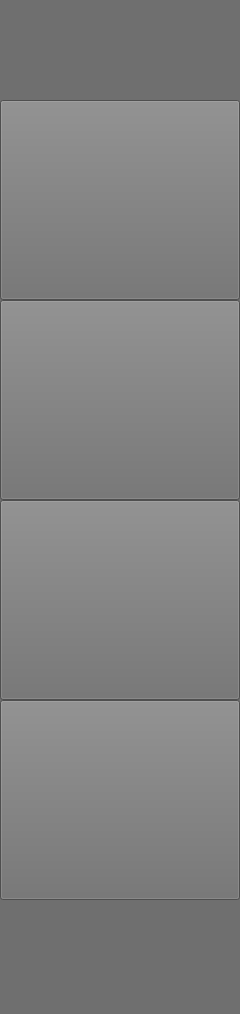
    <widget class="QWidget" name="UI_W_MENU" native="true">
     <property name="minimumSize">
      <size>
       <width>240</width>
       <height>0</height>
      </size>
     </property>
     <property name="maximumSize">
      <size>
       <width>150</width>
       <height>16777215</height>
      </size>
     </property>
     <property name="palette">
      <palette>
       <active>
        <colorrole role="WindowText">
         <brush brushstyle="SolidPattern">
          <color alpha="255">
           <red>0</red>
           <green>0</green>
           <blue>0</blue>
          </color>
         </brush>
        </colorrole>
        <colorrole role="Button">
         <brush brushstyle="SolidPattern">
          <color alpha="255">
           <red>111</red>
           <green>111</green>
           <blue>111</blue>
          </color>
         </brush>
        </colorrole>
        <colorrole role="Light">
         <brush brushstyle="SolidPattern">
          <color alpha="255">
           <red>255</red>
           <green>255</green>
           <blue>255</blue>
          </color>
         </brush>
        </colorrole>
        <colorrole role="Midlight">
         <brush brushstyle="SolidPattern">
          <color alpha="255">
           <red>247</red>
           <green>247</green>
           <blue>247</blue>
          </color>
         </brush>
        </colorrole>
        <colorrole role="Dark">
         <brush brushstyle="SolidPattern">
          <color alpha="255">
           <red>120</red>
           <green>120</green>
           <blue>120</blue>
          </color>
         </brush>
        </colorrole>
        <colorrole role="Mid">
         <brush brushstyle="SolidPattern">
          <color alpha="255">
           <red>160</red>
           <green>160</green>
           <blue>160</blue>
          </color>
         </brush>
        </colorrole>
        <colorrole role="Text">
         <brush brushstyle="SolidPattern">
          <color alpha="255">
           <red>0</red>
           <green>0</green>
           <blue>0</blue>
          </color>
         </brush>
        </colorrole>
        <colorrole role="BrightText">
         <brush brushstyle="SolidPattern">
          <color alpha="255">
           <red>255</red>
           <green>255</green>
           <blue>255</blue>
          </color>
         </brush>
        </colorrole>
        <colorrole role="ButtonText">
         <brush brushstyle="SolidPattern">
          <color alpha="255">
           <red>0</red>
           <green>0</green>
           <blue>0</blue>
          </color>
         </brush>
        </colorrole>
        <colorrole role="Base">
         <brush brushstyle="SolidPattern">
          <color alpha="255">
           <red>111</red>
           <green>111</green>
           <blue>111</blue>
          </color>
         </brush>
        </colorrole>
        <colorrole role="Window">
         <brush brushstyle="SolidPattern">
          <color alpha="255">
           <red>111</red>
           <green>111</green>
           <blue>111</blue>
          </color>
         </brush>
        </colorrole>
        <colorrole role="Shadow">
         <brush brushstyle="SolidPattern">
          <color alpha="255">
           <red>0</red>
           <green>0</green>
           <blue>0</blue>
          </color>
         </brush>
        </colorrole>
        <colorrole role="AlternateBase">
         <brush brushstyle="SolidPattern">
          <color alpha="255">
           <red>247</red>
           <green>247</green>
           <blue>247</blue>
          </color>
         </brush>
        </colorrole>
        <colorrole role="ToolTipBase">
         <brush brushstyle="SolidPattern">
          <color alpha="255">
           <red>255</red>
           <green>255</green>
           <blue>220</blue>
          </color>
         </brush>
        </colorrole>
        <colorrole role="ToolTipText">
         <brush brushstyle="SolidPattern">
          <color alpha="255">
           <red>0</red>
           <green>0</green>
           <blue>0</blue>
          </color>
         </brush>
        </colorrole>
       </active>
       <inactive>
        <colorrole role="WindowText">
         <brush brushstyle="SolidPattern">
          <color alpha="255">
           <red>0</red>
           <green>0</green>
           <blue>0</blue>
          </color>
         </brush>
        </colorrole>
        <colorrole role="Button">
         <brush brushstyle="SolidPattern">
          <color alpha="255">
           <red>111</red>
           <green>111</green>
           <blue>111</blue>
          </color>
         </brush>
        </colorrole>
        <colorrole role="Light">
         <brush brushstyle="SolidPattern">
          <color alpha="255">
           <red>255</red>
           <green>255</green>
           <blue>255</blue>
          </color>
         </brush>
        </colorrole>
        <colorrole role="Midlight">
         <brush brushstyle="SolidPattern">
          <color alpha="255">
           <red>247</red>
           <green>247</green>
           <blue>247</blue>
          </color>
         </brush>
        </colorrole>
        <colorrole role="Dark">
         <brush brushstyle="SolidPattern">
          <color alpha="255">
           <red>120</red>
           <green>120</green>
           <blue>120</blue>
          </color>
         </brush>
        </colorrole>
        <colorrole role="Mid">
         <brush brushstyle="SolidPattern">
          <color alpha="255">
           <red>160</red>
           <green>160</green>
           <blue>160</blue>
          </color>
         </brush>
        </colorrole>
        <colorrole role="Text">
         <brush brushstyle="SolidPattern">
          <color alpha="255">
           <red>0</red>
           <green>0</green>
           <blue>0</blue>
          </color>
         </brush>
        </colorrole>
        <colorrole role="BrightText">
         <brush brushstyle="SolidPattern">
          <color alpha="255">
           <red>255</red>
           <green>255</green>
           <blue>255</blue>
          </color>
         </brush>
        </colorrole>
        <colorrole role="ButtonText">
         <brush brushstyle="SolidPattern">
          <color alpha="255">
           <red>0</red>
           <green>0</green>
           <blue>0</blue>
          </color>
         </brush>
        </colorrole>
        <colorrole role="Base">
         <brush brushstyle="SolidPattern">
          <color alpha="255">
           <red>111</red>
           <green>111</green>
           <blue>111</blue>
          </color>
         </brush>
        </colorrole>
        <colorrole role="Window">
         <brush brushstyle="SolidPattern">
          <color alpha="255">
           <red>111</red>
           <green>111</green>
           <blue>111</blue>
          </color>
         </brush>
        </colorrole>
        <colorrole role="Shadow">
         <brush brushstyle="SolidPattern">
          <color alpha="255">
           <red>0</red>
           <green>0</green>
           <blue>0</blue>
          </color>
         </brush>
        </colorrole>
        <colorrole role="AlternateBase">
         <brush brushstyle="SolidPattern">
          <color alpha="255">
           <red>247</red>
           <green>247</green>
           <blue>247</blue>
          </color>
         </brush>
        </colorrole>
        <colorrole role="ToolTipBase">
         <brush brushstyle="SolidPattern">
          <color alpha="255">
           <red>255</red>
           <green>255</green>
           <blue>220</blue>
          </color>
         </brush>
        </colorrole>
        <colorrole role="ToolTipText">
         <brush brushstyle="SolidPattern">
          <color alpha="255">
           <red>0</red>
           <green>0</green>
           <blue>0</blue>
          </color>
         </brush>
        </colorrole>
       </inactive>
       <disabled>
        <colorrole role="WindowText">
         <brush brushstyle="SolidPattern">
          <color alpha="255">
           <red>120</red>
           <green>120</green>
           <blue>120</blue>
          </color>
         </brush>
        </colorrole>
        <colorrole role="Button">
         <brush brushstyle="SolidPattern">
          <color alpha="255">
           <red>111</red>
           <green>111</green>
           <blue>111</blue>
          </color>
         </brush>
        </colorrole>
        <colorrole role="Light">
         <brush brushstyle="SolidPattern">
          <color alpha="255">
           <red>255</red>
           <green>255</green>
           <blue>255</blue>
          </color>
         </brush>
        </colorrole>
        <colorrole role="Midlight">
         <brush brushstyle="SolidPattern">
          <color alpha="255">
           <red>247</red>
           <green>247</green>
           <blue>247</blue>
          </color>
         </brush>
        </colorrole>
        <colorrole role="Dark">
         <brush brushstyle="SolidPattern">
          <color alpha="255">
           <red>120</red>
           <green>120</green>
           <blue>120</blue>
          </color>
         </brush>
        </colorrole>
        <colorrole role="Mid">
         <brush brushstyle="SolidPattern">
          <color alpha="255">
           <red>160</red>
           <green>160</green>
           <blue>160</blue>
          </color>
         </brush>
        </colorrole>
        <colorrole role="Text">
         <brush brushstyle="SolidPattern">
          <color alpha="255">
           <red>120</red>
           <green>120</green>
           <blue>120</blue>
          </color>
         </brush>
        </colorrole>
        <colorrole role="BrightText">
         <brush brushstyle="SolidPattern">
          <color alpha="255">
           <red>255</red>
           <green>255</green>
           <blue>255</blue>
          </color>
         </brush>
        </colorrole>
        <colorrole role="ButtonText">
         <brush brushstyle="SolidPattern">
          <color alpha="255">
           <red>120</red>
           <green>120</green>
           <blue>120</blue>
          </color>
         </brush>
        </colorrole>
        <colorrole role="Base">
         <brush brushstyle="SolidPattern">
          <color alpha="255">
           <red>111</red>
           <green>111</green>
           <blue>111</blue>
          </color>
         </brush>
        </colorrole>
        <colorrole role="Window">
         <brush brushstyle="SolidPattern">
          <color alpha="255">
           <red>111</red>
           <green>111</green>
           <blue>111</blue>
          </color>
         </brush>
        </colorrole>
        <colorrole role="Shadow">
         <brush brushstyle="SolidPattern">
          <color alpha="255">
           <red>0</red>
           <green>0</green>
           <blue>0</blue>
          </color>
         </brush>
        </colorrole>
        <colorrole role="AlternateBase">
         <brush brushstyle="SolidPattern">
          <color alpha="255">
           <red>240</red>
           <green>240</green>
           <blue>240</blue>
          </color>
         </brush>
        </colorrole>
        <colorrole role="ToolTipBase">
         <brush brushstyle="SolidPattern">
          <color alpha="255">
           <red>255</red>
           <green>255</green>
           <blue>220</blue>
          </color>
         </brush>
        </colorrole>
        <colorrole role="ToolTipText">
         <brush brushstyle="SolidPattern">
          <color alpha="255">
           <red>0</red>
           <green>0</green>
           <blue>0</blue>
          </color>
         </brush>
        </colorrole>
       </disabled>
      </palette>
     </property>
     <property name="autoFillBackground">
      <bool>false</bool>
     </property>
     <property name="styleSheet">
      <string notr="true">background-color: rgb(111, 111, 111);</string>
     </property>
     <layout class="QVBoxLayout" name="verticalLayout">
      <property name="spacing">
       <number>0</number>
      </property>
      <property name="leftMargin">
       <number>0</number>
      </property>
      <property name="topMargin">
       <number>100</number>
      </property>
      <property name="rightMargin">
       <number>0</number>
      </property>
      <property name="bottomMargin">
       <number>50</number>
      </property>
      <item>
       <widget class="QPushButton" name="UI_PB_METHOD">
        <property name="minimumSize">
         <size>
          <width>80</width>
          <height>200</height>
         </size>
        </property>
        <property name="maximumSize">
         <size>
          <width>16777215</width>
          <height>16777215</height>
         </size>
        </property>
        <property name="styleSheet">
         <string notr="true">background-image: url(:/picture/icons/R1-1.png);</string>
        </property>
        <property name="text">
         <string/>
        </property>
       </widget>
      </item>
      <item>
       <widget class="QPushButton" name="UI_PB_ACQUISITION">
        <property name="minimumSize">
         <size>
          <width>0</width>
          <height>200</height>
         </size>
        </property>
        <property name="maximumSize">
         <size>
          <width>16777215</width>
          <height>16777215</height>
         </size>
        </property>
        <property name="styleSheet">
         <string notr="true">border-image: url(:/picture/icons/R2-0.png);</string>
        </property>
        <property name="text">
         <string/>
        </property>
       </widget>
      </item>
      <item>
       <widget class="QPushButton" name="UI_PB_ANALYSIS">
        <property name="minimumSize">
         <size>
          <width>0</width>
          <height>200</height>
         </size>
        </property>
        <property name="maximumSize">
         <size>
          <width>16777215</width>
          <height>16777215</height>
         </size>
        </property>
        <property name="styleSheet">
         <string notr="true">border-image: url(:/picture/icons/R3-0.png);</string>
        </property>
        <property name="text">
         <string/>
        </property>
       </widget>
      </item>
      <item>
       <widget class="QPushButton" name="UI_PB_SYSTEM">
        <property name="minimumSize">
         <size>
          <width>0</width>
          <height>200</height>
         </size>
        </property>
        <property name="maximumSize">
         <size>
          <width>16777215</width>
          <height>16777215</height>
         </size>
        </property>
        <property name="styleSheet">
         <string notr="true">border-image: url(:/picture/icons/R4-0.png);</string>
        </property>
        <property name="text">
         <string/>
        </property>
       </widget>
      </item>
      <item>
       <spacer name="verticalSpacer_2">
        <property name="orientation">
         <enum>Qt::Vertical</enum>
        </property>
        <property name="sizeHint" stdset="0">
         <size>
          <width>20</width>
          <height>40</height>
         </size>
        </property>
       </spacer>
      </item>
      <item>
       <widget class="QLabel" name="timer">
        <property name="font">
         <font>
          <pointsize>16</pointsize>
         </font>
        </property>
        <property name="text">
         <string/>
        </property>
        <property name="alignment">
         <set>Qt::AlignCenter</set>
        </property>
       </widget>
      </item>
     </layout>
    </widget>
